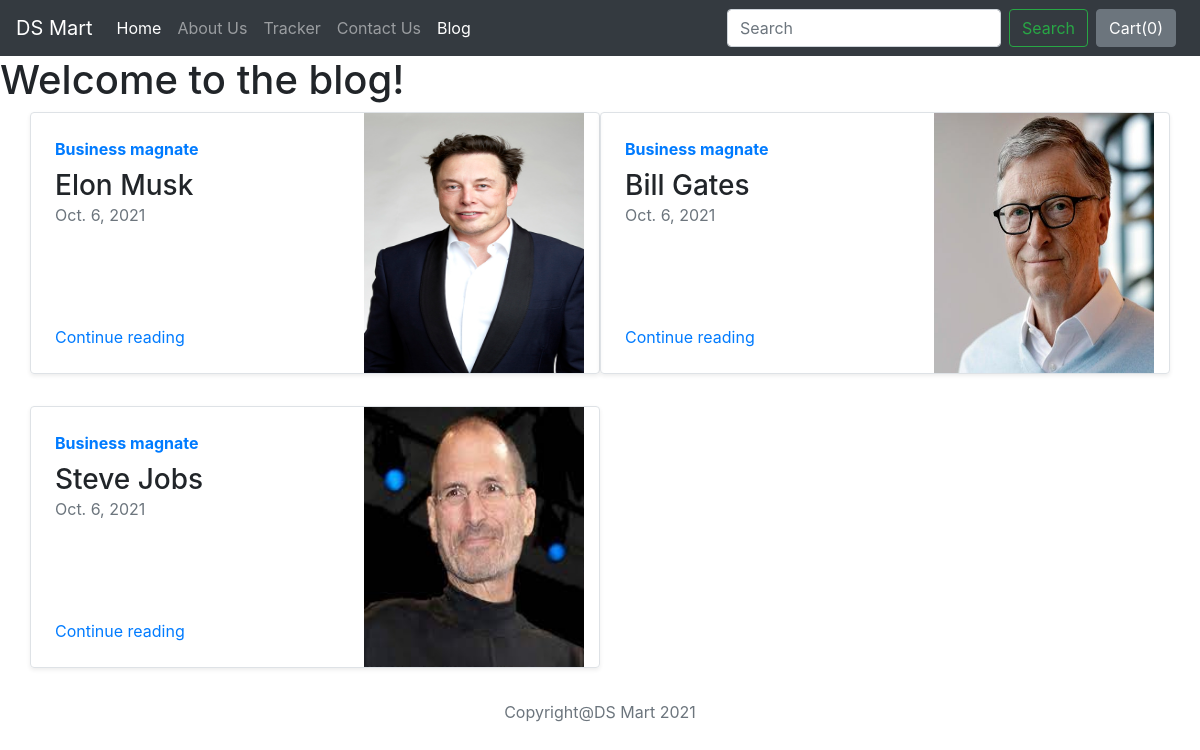
Page /blog/home/ on the committed database.
### blog/models.py (models this page shows)
class Blogpost(models.Model):
    post_id = models.AutoField(primary_key=True)
    title = models.CharField(max_length=50)
    heading1 = models.CharField(max_length=500)
    content1 = models.CharField(max_length=5000)
    heading2 = models.CharField(max_length=500)
    content2 = models.CharField(max_length=5000)
    heading3= models.CharField(max_length=500)
    content3 = models.CharField(max_length=5000)
    pub_date = models.DateField()
    thumbnail = models.ImageField(upload_to = 'blog/images')
    def __str__(self) -> str:
        return self.title

### blog/views.py (the view)
# urls.py: path('home/', views.home,name="Bloghome"),
def home(request):
    mypost = Blogpost.objects.all()
    print(mypost)
    return render(request,'blog/index.html',{'mypost':mypost})

### blog/templates/blog/index.html (shortened to what this page needs)
{% extends 'blog/basic.html' %}
{% block blogactive %} active {% endblock blogactive %}
{% block body %}
    <h1>Welcome to the blog!</h1>
    <div class = "container">
 <div class="row mb-2">
    {% for i in mypost %}
    <div class="col-md-6">
      <div class="row g-0 border rounded overflow-hidden flex-md-row mb-4 shadow-sm h-md-250 position-relative">
        <div class="col p-4 d-flex flex-column position-static">
          <strong class="d-inline-block mb-2 text-primary">{{i.title}}</strong>
          <h3 class="mb-0">{{i.heading1}}</h3>
          <div class="mb-1 text-muted">{{i.pub_date}}</div>
          <a href="/blog/blogpost/{{i.post_id}}" class="stretched-link">Continue reading</a>
        </div>
        <div class="col-auto d-none d-lg-block">
         <img src='/media/{{i.thumbnail}}'  alt="..."  class="bd-placeholder-img" width="220" height="260" xmlns="http://www.w3.org/2000/svg" role="img" aria-label="Placeholder: Thumbnail" </svg>
        </div>
      </div>
    </div>
    {% if forloop.counter|divisibleby:2 %}
  </div><div class="row mb-2">
  {% endif %}
  {% endfor %}
</div>
{% endblock %}

### rows in the picture
Blogpost: title "Business magnate", heading1 "Elon Musk", pub_date "Oct. 6, 2021", thumbnail (picture)
Blogpost: title "Business magnate", heading1 "Bill Gates", pub_date "Oct. 6, 2021", thumbnail (picture)
Blogpost: title "Business magnate", heading1 "Steve Jobs", pub_date "Oct. 6, 2021", thumbnail (picture)
